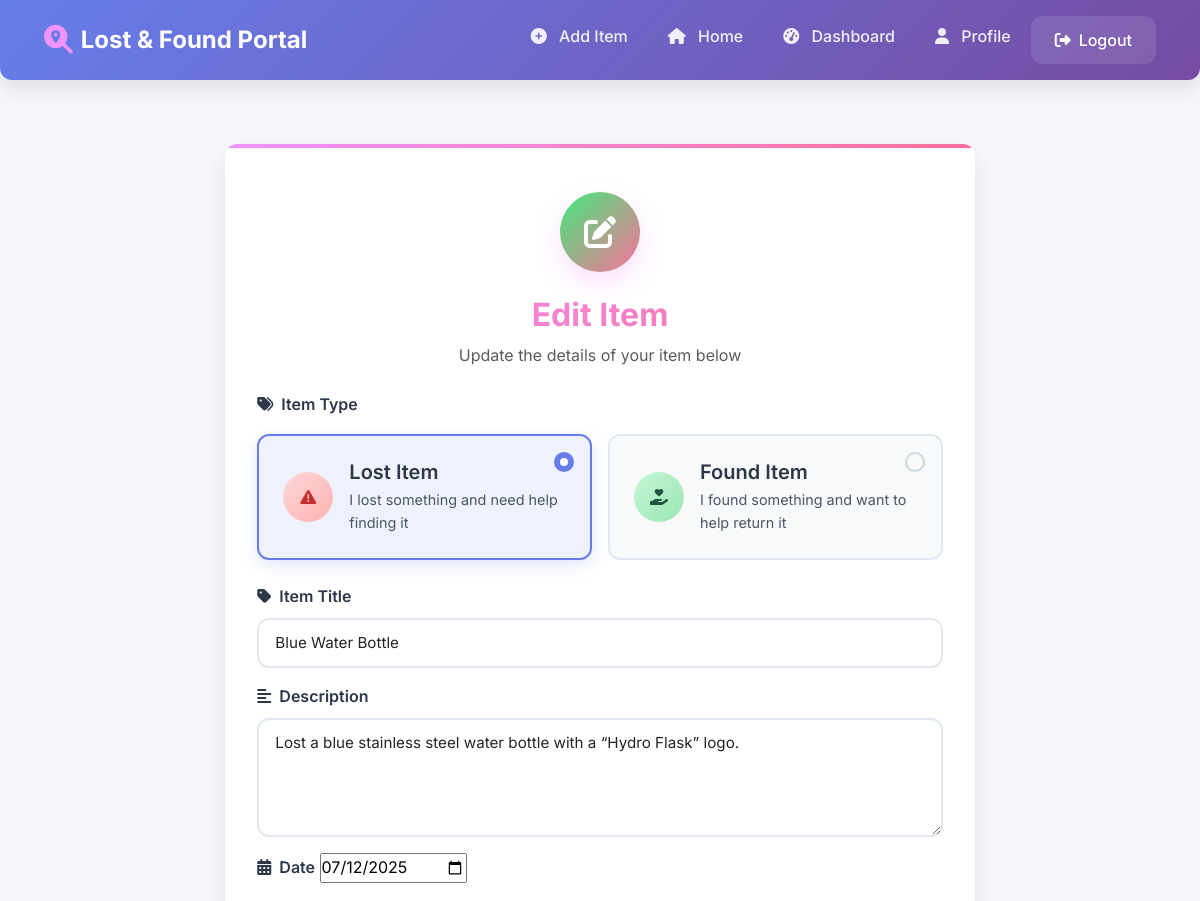
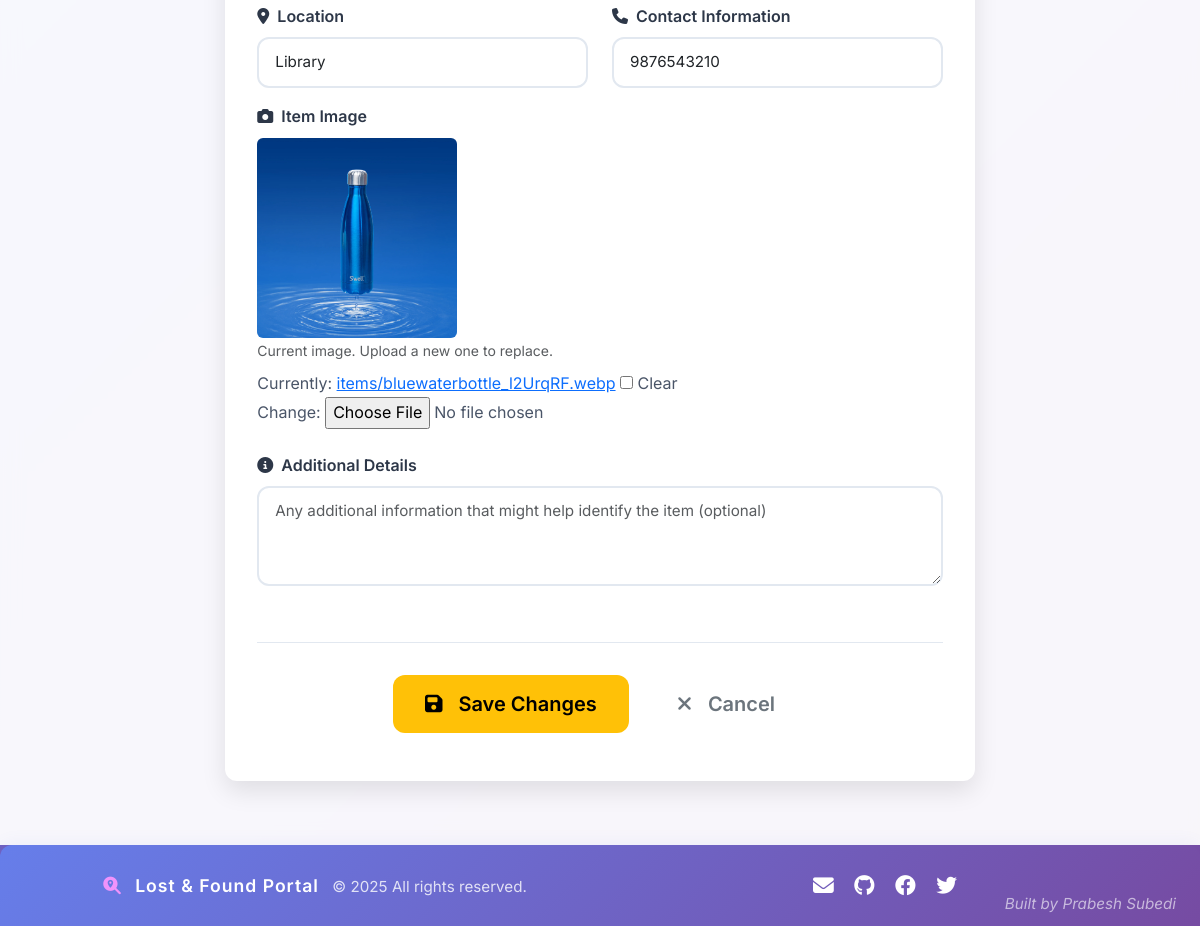
The page /item/13/edit/ (signed in) on the database its author committed (2 pictures, top to bottom).
### portal/models.py (models this page shows)
class Item(models.Model):
    title = models.CharField(max_length=100)
    description = models.TextField()
    category = models.CharField(max_length=10, choices=CATEGORY_CHOICES)
    date = models.DateField()
    location = models.CharField(max_length=100)
    contact_info = models.CharField(max_length=100)
    image = models.ImageField(upload_to='items/', blank=True, null=True)
    user = models.ForeignKey(User, on_delete=models.CASCADE)
    matched_lost_item = models.ForeignKey('self', null=True, blank=True, on_delete=models.SET_NULL, limit_choices_to={'category': 'Lost'}, related_name='found_matches')
    status = models.CharField(max_length=10, choices=STATUS_CHOICES, default='Open')
    def __str__(self):
        return f"{self.category}: {self.title}"

### portal/views.py (the view)
# urls.py: path('item/<int:pk>/edit/', views.edit_item, name='edit_item'),
@login_required
def edit_item(request, pk):
    item = get_object_or_404(Item, pk=pk)
    if item.user != request.user:
        return HttpResponseForbidden('You are not allowed to edit this item.')
    if request.method == 'POST':
        form = ItemForm(request.POST, request.FILES, instance=item)
        if form.is_valid():
            form.save()
            return redirect('item_detail', pk=item.pk)
        else:
            print('EDIT FORM ERRORS:', form.errors)
    else:
        form = ItemForm(instance=item)
    return render(request, 'portal/edit_item.html', {'form': form, 'item': item})

### portal/forms.py
class ItemForm(forms.ModelForm):
    class Meta:
        model = Item
        exclude = ['user', 'status']
        widgets = {
            'date': forms.DateInput(attrs={'type': 'date'}),
        }
    def __init__(self, *args, **kwargs):
        super().__init__(*args, **kwargs)
        self.fields['matched_lost_item'].queryset = Item.objects.filter(category='Lost', status='Open')
        self.fields['matched_lost_item'].required = False
        self.fields['matched_lost_item'].label = 'Match to Lost Item (optional)'
        if not self.initial.get('date') and not self.data.get('date'):
            self.initial['date'] = datetime.date.today()
        self.fields['image'].required = False

### lostfound_project/portal/templates/portal/edit_item.html (shortened to what this page needs)
{% extends 'portal/base.html' %}
{% load crispy_forms_tags %}
{% block content %}
<div class="add-item-container">
    <div class="row justify-content-center">
        <div class="col-lg-8 col-md-10">
            <div class="add-item-card">
                <div class="add-item-header text-center mb-4">
                    <div class="add-item-icon" style="background: linear-gradient(135deg, var(--warning-color) 0%, var(--danger-color) 100%);">
                        <i class="fas fa-edit"></i>
                    </div>
                    <h2>Edit Item</h2>
                    <p class="text-muted">Update the details of your item below</p>
                </div>
                <form method="post" enctype="multipart/form-data" class="add-item-form">
                    <div class="row">
                        <div class="col-12 mb-4">
                            <label class="form-label">
                                <i class="fas fa-tags me-2"></i>Item Type
                            </label>
                            <div class="type-selector">
                                <div class="type-option {% if form.category.value == 'Lost' %}selected{% endif %}" data-type="lost">
                                    <div class="type-icon">
                                        <i class="fas fa-exclamation-triangle"></i>
                                    </div>
                                    <div class="type-content">
                                        <h5>Lost Item</h5>
                                        <p>I lost something and need help finding it</p>
                                    </div>
                                    <div class="type-radio">
                                        <label for="type-lost"></label>
                                    </div>
                                </div>
                                <div class="type-option {% if form.category.value == 'Found' %}selected{% endif %}" data-type="found">
                                    <div class="type-icon">
                                        <i class="fas fa-hand-holding-heart"></i>
                                    </div>
                                    <div class="type-content">
                                        <h5>Found Item</h5>
                                        <p>I found something and want to help return it</p>
                                    </div>
                                    <div class="type-radio">
                                        <label for="type-found"></label>
                                    </div>
                                </div>
                            </div>
                        </div>
                        <div class="col-12 mb-3">
                            <label for="id_title" class="form-label">
                                <i class="fas fa-tag me-2"></i>Item Title
                            </label>
                            <input type="text" name="title" class="form-control {% if form.title.errors %}is-invalid{% endif %}" required id="id_title" placeholder="e.g., Black iPhone 13, Red Backpack, etc." value="{{ form.title.value|default:'' }}">
                        </div>
                        <div class="col-12 mb-3">
                            <label for="id_description" class="form-label">
                                <i class="fas fa-align-left me-2"></i>Description
                            </label>
                            <textarea name="description" class="form-control {% if form.description.errors %}is-invalid{% endif %}" required id="id_description" rows="4" placeholder="Provide detailed description of the item including brand, color, size, any unique features, etc.">{{ form.description.value|default:'' }}</textarea>
                        </div>
                        <div class="col-12 mb-3">
                            <label for="id_date" class="form-label">
                                <i class="fas fa-calendar-alt me-2"></i>Date
                            </label>
                            {{ form.date }}
                        </div>
                        <div class="col-md-6 mb-3">
                            <label for="id_location" class="form-label">
                                <i class="fas fa-map-marker-alt me-2"></i>Location
                            </label>
                            <input type="text" name="location" class="form-control {% if form.location.errors %}is-invalid{% endif %}" id="id_location" placeholder="Where was it lost/found?" value="{{ form.location.value|default:'' }}">
                        </div>
                        <div class="col-md-6 mb-3">
                            <label for="id_contact_info" class="form-label">
                                <i class="fas fa-phone me-2"></i>Contact Information
                            </label>
                            <input type="text" name="contact_info" class="form-control {% if form.contact_info.errors %}is-invalid{% endif %}" id="id_contact_info" placeholder="Phone number or email" value="{{ form.contact_info.value|default:'' }}">
                        </div>
                        <div class="col-12 mb-4">
                            <label for="id_image" class="form-label">
                                <i class="fas fa-camera me-2"></i>Item Image
                            </label>
                            {% if item.image %}
                                <div class="mb-2">
                                    <img src="{{ item.image.url }}" alt="Current Image" class="img-fluid rounded" style="max-height: 200px;">
                                    <div><small class="text-muted">Current image. Upload a new one to replace.</small></div>
                                </div>
                            {% endif %}
                            {{ form.image }}
                        </div>
                        <div class="col-12 mb-4">
                            <label for="id_additional_details" class="form-label">
                                <i class="fas fa-info-circle me-2"></i>Additional Details
                            </label>
                            <textarea name="additional_details" class="form-control" id="id_additional_details" rows="3" placeholder="Any additional information that might help identify the item (optional)">{{ form.additional_details.value|default:'' }}</textarea>
                        </div>
                    </div>
                    <div class="form-actions">
                        <button type="submit" class="btn btn-warning btn-lg">
                            <i class="fas fa-save me-2"></i>Save Changes
                        </button>
                        <a href="{% url 'item_detail' item.pk %}" class="btn btn-outline-secondary btn-lg">
                            <i class="fas fa-times me-2"></i>Cancel
                        </a>
                    </div>
                </form>
            </div>
        </div>
    </div>
</div>
{% endblock %}

### lostfound_project/portal/templates/portal/base.html (style rules this page uses)
:root { --primary-color: #667eea; --secondary-color: #764ba2; --accent-color: #f093fb; --success-color: #4facfe; --warning-color: #43e97b; --danger-color: #fa709a; --dark-color: #2d3748; --light-color: #f7fafc; --text-color: #4a5568; --border-radius: 12px; --box-shadow: 0 10px 25px rgba(0, 0, 0, 0.1); --transition: all 0.3s ease; }
* { margin: 0; padding: 0; box-sizing: border-box; }
body { font-family: 'Inter', sans-serif; background: linear-gradient(135deg, #667eea 0%, #764ba2 100%); min-height: 100vh; color: var(--text-color); line-height: 1.6; }
.btn { border-radius: var(--border-radius); font-weight: 500; padding: 0.75rem 1.5rem; transition: var(--transition); border: none; text-decoration: none; display: inline-flex; align-items: center; gap: 0.5rem; }
.form-control, .form-select { border-radius: var(--border-radius); border: 2px solid #e2e8f0; padding: 0.75rem 1rem; transition: var(--transition); font-size: 0.95rem; }
.form-label { font-weight: 600; color: var(--dark-color); margin-bottom: 0.5rem; }
h1, h2, h3, h4, h5, h6 { color: var(--dark-color); font-weight: 600; margin-bottom: 1rem; }
h2 { font-size: 2rem; background: linear-gradient(135deg, var(--primary-color) 0%, var(--secondary-color) 100%); -webkit-background-clip: text; -webkit-text-fill-color: transparent; background-clip: text; }

### rows shown on the page
Item: title "Blue Water Bottle", description "Lost a blue stainless steel water bottle with a “Hydro Flask” logo.", date "07/12/2025", location "Library", contact_info "9876543210", image (picture)

### other values the page prints
{{ now|default:2025 }} "2025"
